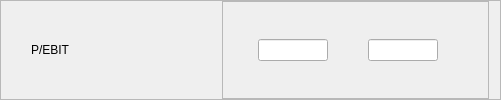
              <widget class="QFrame" name="fP_EBIT">
               <property name="frameShape">
                <enum>QFrame::StyledPanel</enum>
               </property>
               <property name="frameShadow">
                <enum>QFrame::Raised</enum>
               </property>
               <layout class="QHBoxLayout" name="horizontalLayout_64">
                <property name="leftMargin">
                 <number>30</number>
                </property>
                <property name="topMargin">
                 <number>0</number>
                </property>
                <property name="bottomMargin">
                 <number>0</number>
                </property>
                <item>
                 <widget class="QLabel" name="label_44">
                  <property name="minimumSize">
                   <size>
                    <width>185</width>
                    <height>0</height>
                   </size>
                  </property>
                  <property name="maximumSize">
                   <size>
                    <width>185</width>
                    <height>150</height>
                   </size>
                  </property>
                  <property name="styleSheet">
                   <string notr="true">font: 14pt &quot;Segoe UI&quot;;</string>
                  </property>
                  <property name="text">
                   <string>P/EBIT</string>
                  </property>
                  <property name="alignment">
                   <set>Qt::AlignLeading|Qt::AlignLeft|Qt::AlignVCenter</set>
                  </property>
                 </widget>
                </item>
                <item>
                 <widget class="QFrame" name="frame_36">
                  <property name="frameShape">
                   <enum>QFrame::StyledPanel</enum>
                  </property>
                  <property name="frameShadow">
                   <enum>QFrame::Raised</enum>
                  </property>
                  <layout class="QHBoxLayout" name="horizontalLayout_65">
                   <property name="spacing">
                    <number>0</number>
                   </property>
                   <property name="leftMargin">
                    <number>35</number>
                   </property>
                   <property name="topMargin">
                    <number>0</number>
                   </property>
                   <property name="rightMargin">
                    <number>50</number>
                   </property>
                   <property name="bottomMargin">
                    <number>0</number>
                   </property>
                   <item>
                    <widget class="QLineEdit" name="min_P_EBIT">
                     <property name="maximumSize">
                      <size>
                       <width>70</width>
                       <height>16777215</height>
                      </size>
                     </property>
                     <property name="focusPolicy">
                      <enum>Qt::StrongFocus</enum>
                     </property>
                     <property name="alignment">
                      <set>Qt::AlignCenter</set>
                     </property>
                     <property name="placeholderText">
                      <string/>
                     </property>
                    </widget>
                   </item>
                   <item>
                    <spacer name="horizontalSpacer_31">
                     <property name="orientation">
                      <enum>Qt::Horizontal</enum>
                     </property>
                     <property name="sizeType">
                      <enum>QSizePolicy::Expanding</enum>
                     </property>
                     <property name="sizeHint" stdset="0">
                      <size>
                       <width>40</width>
                       <height>20</height>
                      </size>
                     </property>
                    </spacer>
                   </item>
                   <item>
                    <widget class="QLineEdit" name="max_P_EBIT">
                     <property name="maximumSize">
                      <size>
                       <width>70</width>
                       <height>16777215</height>
                      </size>
                     </property>
                     <property name="focusPolicy">
                      <enum>Qt::StrongFocus</enum>
                     </property>
                     <property name="alignment">
                      <set>Qt::AlignCenter</set>
                     </property>
                     <property name="placeholderText">
                      <string/>
                     </property>
                    </widget>
                   </item>
                  </layout>
                 </widget>
                </item>
               </layout>
              </widget>
